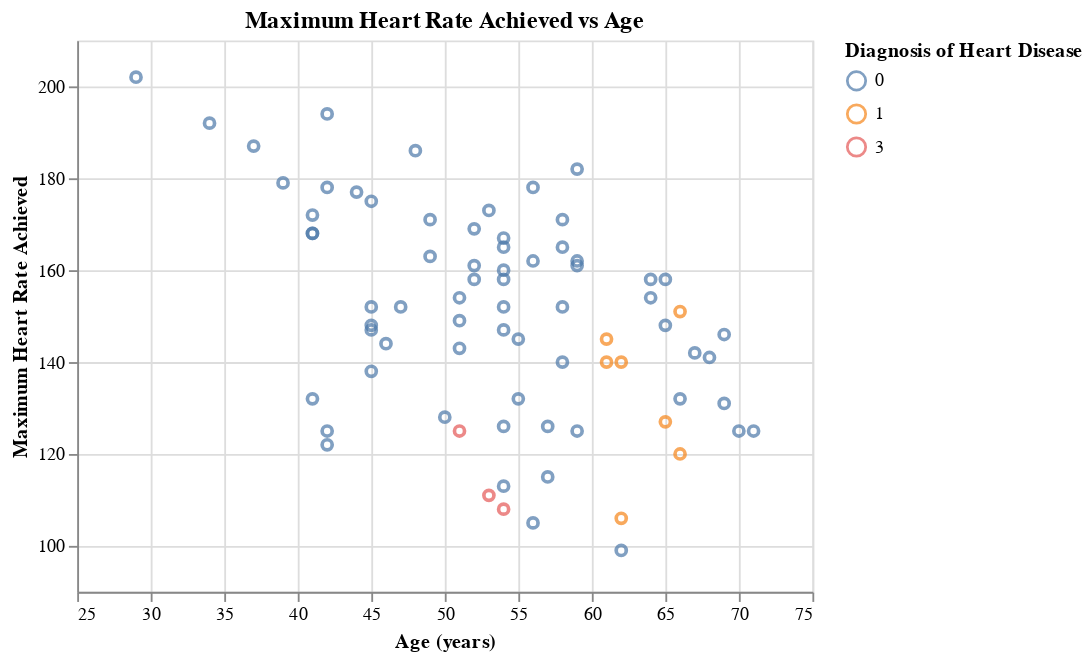

The cell this chart's notebook holds for it:
### Markdown cell above
There are no clear trends in Resting Blood Pressure and Age that can be seen through the plot above. However, if a patient falls within the range of ages 50 to 65 and have a Resting blood pressure of around 130, they should be aware that they have a higher risk of possessing heart disease.

### Code cell
plot3=alt.Chart(heart_test_predictions).mark_point().encode(
    x=alt.X("age",title = "Age (years)", scale=alt.Scale(zero=False)),
    y=alt.Y("thalach",title = "Maximum Heart Rate Achieved", scale=alt.Scale(zero=False)),
    color=alt.Color("predicted:N",title = "Diagnosis of Heart Disease")
).properties(title="Maximum Heart Rate Achieved vs Age")
plot3

### Figure 1 — Vega-Lite specification as saved in the notebook (floating-point values rounded to 4 significant figures)
{"config": {"view": {"continuousWidth": 400, "continuousHeight": 300}}, "data": {"name": "data-126e00955e0362e263d044f6f4608d0d"}, "mark": "point", "encoding": {"color": {"field": "predicted", "title": "Diagnosis of Heart Disease", "type": "nominal"}, "x": {"field": "age", "scale": {"zero": false}, "title": "Age (years)", "type": "quantitative"}, "y": {"field": "thalach", "scale": {"zero": false}, "title": "Maximum Heart Rate Achieved", "type": "quantitative"}}, "title": "Maximum Heart Rate Achieved vs Age", "$schema": "https://vega.github.io/schema/vega-lite/v4.17.0.json", "datasets": {"data-126e00955e0362e263d044f6f4608d0d": [{"age": 65, "sex": 1, "cp": 4, "trestbps": 110, "chol": 248, "fbs": 0, "restecg": 2, "thalach": 158, "exang": 0, "oldpeak": 0.6, "slope": 1, "ca": 2.0, "thal": 6.0, "num": 1, "predicted": 0}, {"age": 39, "sex": 0, "cp": 3, "trestbps": 94, "chol": 199, "fbs": 0, "restecg": 0, "thalach": 179, "exang": 0, "oldpeak": 0.0, "slope": 1, "ca": 0.0, "thal": 3.0, "num": 0, "predicted": 0}, {"age": 64, "sex": 1, "cp": 3, "trestbps": 140, "chol": 335, "fbs": 0, "restecg": 0, "thalach": 158, "exang": 0, "oldpeak": 0.0, "slope": 1, "ca": 0.0, "thal": 3.0, "num": 1, "predicted": 0}, {"age": 52, "sex": 1, "cp": 4, "trestbps": 128, "chol": 255, "fbs": 0, "restecg": 0, "thalach": 161, "exang": 1, "oldpeak": 0.0, "slope": 1, "ca": 1.0, "thal": 7.0, "num": 1, "predicted": 0}, {"age": 58, "sex": 1, "cp": 4, "trestbps": 125, "chol": 300, "fbs": 0, "restecg": 2, "thalach": 171, "exang": 0, "oldpeak": 0.0, "slope": 1, "ca": 2.0, "thal": 7.0, "num": 1, "predicted": 0}, {"age": 47, "sex": 1, "cp": 3, "trestbps": 108, "chol": 243, "fbs": 0, "restecg": 0, "thalach": 152, "exang": 0, "oldpeak": 0.0, "slope": 1, "ca": 0.0, "thal": 3.0, "num": 1, "predicted": 0}, {"age": 56, "sex": 1, "cp": 2, "trestbps": 120, "chol": 236, "fbs": 0, "restecg": 0, "thalach": 178, "exang": 0, "oldpeak": 0.8, "slope": 1, "ca": 0.0, "thal": 3.0, "num": 0, "predicted": 0}, {"age": 34, "sex": 0, "cp": 2, "trestbps": 118, "chol": 210, "fbs": 0, "restecg": 0, "thalach": 192, "exang": 0, "oldpeak": 0.7, "slope": 1, "ca": 0.0, "thal": 3.0, "num": 0, "predicted": 0}, {"age": 55, "sex": 1, "cp": 4, "trestbps": 132, "chol": 353, "fbs": 0, "restecg": 0, "thalach": 132, "exang": 1, "oldpeak": 1.2, "slope": 2, "ca": 1.0, "thal": 7.0, "num": 3, "predicted": 0}, {"age": 59, "sex": 1, "cp": 1, "trestbps": 160, "chol": 273, "fbs": 0, "restecg": 2, "thalach": 125, "exang": 0, "oldpeak": 0.0, "slope": 1, "ca": 0.0, "thal": 3.0, "num": 1, "predicted": 0}, {"age": 62, "sex": 1, "cp": 4, "trestbps": 120, "chol": 267, "fbs": 0, "restecg": 0, "thalach": 99, "exang": 1, "oldpeak": 1.8, "slope": 2, "ca": 2.0, "thal": 7.0, "num": 1, "predicted": 0}, {"age": 41, "sex": 0, "cp": 3, "trestbps": 112, "chol": 268, "fbs": 0, "restecg": 2, "thalach": 172, "exang": 1, "oldpeak": 0.0, "slope": 1, "ca": 0.0, "thal": 3.0, "num": 0, "predicted": 0}, {"age": 53, "sex": 1, "cp": 4, "trestbps": 142, "chol": 226, "fbs": 0, "restecg": 2, "thalach": 111, "exang": 1, "oldpeak": 0.0, "slope": 1, "ca": 0.0, "thal": 7.0, "num": 0, "predicted": 3}, {"age": 70, "sex": 1, "cp": 4, "trestbps": 145, "chol": 174, "fbs": 0, "restecg": 0, "thalach": 125, "exang": 1, "oldpeak": 2.6, "slope": 3, "ca": 0.0, "thal": 7.0, "num": 4, "predicted": 0}, {"age": 52, "sex": 1, "cp": 3, "trestbps": 138, "chol": 223, "fbs": 0, "restecg": 0, "thalach": 169, "exang": 0, "oldpeak": 0.0, "slope": 1, "ca": null, "thal": 3.0, "num": 0, "predicted": 0}, {"age": 58, "sex": 0, "cp": 2, "trestbps": 136, "chol": 319, "fbs": 1, "restecg": 2, "thalach": 152, "exang": 0, "oldpeak": 0.0, "slope": 1, "ca": 2.0, "thal": 3.0, "num": 3, "predicted": 0}, {"age": 41, "sex": 0, "cp": 2, "trestbps": 105, "chol": 198, "fbs": 0, "restecg": 0, "thalach": 168, "exang": 0, "oldpeak": 0.0, "slope": 1, "ca": 1.0, "thal": 3.0, "num": 0, "predicted": 0}, {"age": 67, "sex": 0, "cp": 4, "trestbps": 106, "chol": 223, "fbs": 0, "restecg": 0, "thalach": 142, "exang": 0, "oldpeak": 0.3, "slope": 1, "ca": 2.0, "thal": 3.0, "num": 0, "predicted": 0}, {"age": 52, "sex": 1, "cp": 2, "trestbps": 134, "chol": 201, "fbs": 0, "restecg": 0, "thalach": 158, "exang": 0, "oldpeak": 0.8, "slope": 1, "ca": 1.0, "thal": 3.0, "num": 0, "predicted": 0}, {"age": 51, "sex": 1, "cp": 3, "trestbps": 94, "chol": 227, "fbs": 0, "restecg": 0, "thalach": 154, "exang": 1, "oldpeak": 0.0, "slope": 1, "ca": 1.0, "thal": 7.0, "num": 0, "predicted": 0}, {"age": 29, "sex": 1, "cp": 2, "trestbps": 130, "chol": 204, "fbs": 0, "restecg": 2, "thalach": 202, "exang": 0, "oldpeak": 0.0, "slope": 1, "ca": 0.0, "thal": 3.0, "num": 0, "predicted": 0}, {"age": 61, "sex": 1, "cp": 4, "trestbps": 120, "chol": 260, "fbs": 0, "restecg": 0, "thalach": 140, "exang": 1, "oldpeak": 3.6, "slope": 2, "ca": 1.0, "thal": 7.0, "num": 2, "predicted": 1}, {"age": 54, "sex": 1, "cp": 4, "trestbps": 110, "chol": 239, "fbs": 0, "restecg": 0, "thalach": 126, "exang": 1, "oldpeak": 2.8, "slope": 2, "ca": 1.0, "thal": 7.0, "num": 3, "predicted": 0}, {"age": 59, "sex": 1, "cp": 4, "trestbps": 140, "chol": 177, "fbs": 0, "restecg": 0, "thalach": 162, "exang": 1, "oldpeak": 0.0, "slope": 1, "ca": 1.0, "thal": 7.0, "num": 2, "predicted": 0}, {"age": 54, "sex": 1, "cp": 3, "trestbps": 150, "chol": 232, "fbs": 0, "restecg": 2, "thalach": 165, "exang": 0, "oldpeak": 1.6, "slope": 1, "ca": 0.0, "thal": 7.0, "num": 0, "predicted": 0}, {"age": 51, "sex": 1, "cp": 1, "trestbps": 125, "chol": 213, "fbs": 0, "restecg": 2, "thalach": 125, "exang": 1, "oldpeak": 1.4, "slope": 1, "ca": 1.0, "thal": 3.0, "num": 0, "predicted": 3}, {"age": 64, "sex": 0, "cp": 4, "trestbps": 180, "chol": 325, "fbs": 0, "restecg": 0, "thalach": 154, "exang": 1, "oldpeak": 0.0, "slope": 1, "ca": 0.0, "thal": 3.0, "num": 0, "predicted": 0}, {"age": 69, "sex": 1, "cp": 3, "trestbps": 140, "chol": 254, "fbs": 0, "restecg": 2, "thalach": 146, "exang": 0, "oldpeak": 2.0, "slope": 2, "ca": 3.0, "thal": 7.0, "num": 2, "predicted": 0}, {"age": 54, "sex": 1, "cp": 4, "trestbps": 140, "chol": 239, "fbs": 0, "restecg": 0, "thalach": 160, "exang": 0, "oldpeak": 1.2, "slope": 1, "ca": 0.0, "thal": 3.0, "num": 0, "predicted": 0}, {"age": 55, "sex": 1, "cp": 4, "trestbps": 160, "chol": 289, "fbs": 0, "restecg": 2, "thalach": 145, "exang": 1, "oldpeak": 0.8, "slope": 2, "ca": 1.0, "thal": 7.0, "num": 4, "predicted": 0}, {"age": 48, "sex": 1, "cp": 4, "trestbps": 122, "chol": 222, "fbs": 0, "restecg": 2, "thalach": 186, "exang": 0, "oldpeak": 0.0, "slope": 1, "ca": 0.0, "thal": 3.0, "num": 0, "predicted": 0}, {"age": 42, "sex": 0, "cp": 4, "trestbps": 102, "chol": 265, "fbs": 0, "restecg": 2, "thalach": 122, "exang": 0, "oldpeak": 0.6, "slope": 2, "ca": 0.0, "thal": 3.0, "num": 0, "predicted": 0}, {"age": 66, "sex": 1, "cp": 2, "trestbps": 160, "chol": 246, "fbs": 0, "restecg": 0, "thalach": 120, "exang": 1, "oldpeak": 0.0, "slope": 2, "ca": 3.0, "thal": 6.0, "num": 2, "predicted": 1}, {"age": 66, "sex": 1, "cp": 4, "trestbps": 120, "chol": 302, "fbs": 0, "restecg": 2, "thalach": 151, "exang": 0, "oldpeak": 0.4, "slope": 2, "ca": 0.0, "thal": 3.0, "num": 0, "predicted": 1}, {"age": 57, "sex": 1, "cp": 4, "trestbps": 130, "chol": 131, "fbs": 0, "restecg": 0, "thalach": 115, "exang": 1, "oldpeak": 1.2, "slope": 2, "ca": 1.0, "thal": 7.0, "num": 3, "predicted": 0}, {"age": 71, "sex": 0, "cp": 4, "trestbps": 112, "chol": 149, "fbs": 0, "restecg": 0, "thalach": 125, "exang": 0, "oldpeak": 1.6, "slope": 2, "ca": 0.0, "thal": 3.0, "num": 0, "predicted": 0}, {"age": 53, "sex": 1, "cp": 3, "trestbps": 130, "chol": 246, "fbs": 1, "restecg": 2, "thalach": 173, "exang": 0, "oldpeak": 0.0, "slope": 1, "ca": 3.0, "thal": 3.0, "num": 0, "predicted": 0}, {"age": 44, "sex": 1, "cp": 4, "trestbps": 110, "chol": 197, "fbs": 0, "restecg": 2, "thalach": 177, "exang": 0, "oldpeak": 0.0, "slope": 1, "ca": 1.0, "thal": 3.0, "num": 1, "predicted": 0}, {"age": 59, "sex": 1, "cp": 4, "trestbps": 135, "chol": 234, "fbs": 0, "restecg": 0, "thalach": 161, "exang": 0, "oldpeak": 0.5, "slope": 2, "ca": 0.0, "thal": 7.0, "num": 0, "predicted": 0}, {"age": 61, "sex": 1, "cp": 1, "trestbps": 134, "chol": 234, "fbs": 0, "restecg": 0, "thalach": 145, "exang": 0, "oldpeak": 2.6, "slope": 2, "ca": 2.0, "thal": 3.0, "num": 2, "predicted": 1}, {"age": 62, "sex": 1, "cp": 2, "trestbps": 128, "chol": 208, "fbs": 1, "restecg": 2, "thalach": 140, "exang": 0, "oldpeak": 0.0, "slope": 1, "ca": 0.0, "thal": 3.0, "num": 0, "predicted": 1}, {"age": 37, "sex": 1, "cp": 3, "trestbps": 130, "chol": 250, "fbs": 0, "restecg": 0, "thalach": 187, "exang": 0, "oldpeak": 3.5, "slope": 3, "ca": 0.0, "thal": 3.0, "num": 0, "predicted": 0}, {"age": 54, "sex": 1, "cp": 4, "trestbps": 120, "chol": 188, "fbs": 0, "restecg": 0, "thalach": 113, "exang": 0, "oldpeak": 1.4, "slope": 2, "ca": 1.0, "thal": 7.0, "num": 2, "predicted": 0}, {"age": 42, "sex": 1, "cp": 1, "trestbps": 148, "chol": 244, "fbs": 0, "restecg": 2, "thalach": 178, "exang": 0, "oldpeak": 0.8, "slope": 1, "ca": 2.0, "thal": 3.0, "num": 0, "predicted": 0}, {"age": 54, "sex": 1, "cp": 3, "trestbps": 125, "chol": 273, "fbs": 0, "restecg": 2, "thalach": 152, "exang": 0, "oldpeak": 0.5, "slope": 3, "ca": 1.0, "thal": 3.0, "num": 0, "predicted": 0}, {"age": 49, "sex": 0, "cp": 4, "trestbps": 130, "chol": 269, "fbs": 0, "restecg": 0, "thalach": 163, "exang": 0, "oldpeak": 0.0, "slope": 1, "ca": 0.0, "thal": 3.0, "num": 0, "predicted": 0}, {"age": 45, "sex": 0, "cp": 2, "trestbps": 130, "chol": 234, "fbs": 0, "restecg": 2, "thalach": 175, "exang": 0, "oldpeak": 0.6, "slope": 2, "ca": 0.0, "thal": 3.0, "num": 0, "predicted": 0}, {"age": 45, "sex": 1, "cp": 4, "trestbps": 142, "chol": 309, "fbs": 0, "restecg": 2, "thalach": 147, "exang": 1, "oldpeak": 0.0, "slope": 2, "ca": 3.0, "thal": 7.0, "num": 3, "predicted": 0}, {"age": 66, "sex": 1, "cp": 4, "trestbps": 112, "chol": 212, "fbs": 0, "restecg": 2, "thalach": 132, "exang": 1, "oldpeak": 0.1, "slope": 1, "ca": 1.0, "thal": 3.0, "num": 2, "predicted": 0}, {"age": 42, "sex": 1, "cp": 3, "trestbps": 120, "chol": 240, "fbs": 1, "restecg": 0, "thalach": 194, "exang": 0, "oldpeak": 0.8, "slope": 3, "ca": 0.0, "thal": 7.0, "num": 0, "predicted": 0}, {"age": 45, "sex": 0, "cp": 4, "trestbps": 138, "chol": 236, "fbs": 0, "restecg": 2, "thalach": 152, "exang": 1, "oldpeak": 0.2, "slope": 2, "ca": 0.0, "thal": 3.0, "num": 0, "predicted": 0}, {"age": 68, "sex": 1, "cp": 4, "trestbps": 144, "chol": 193, "fbs": 1, "restecg": 0, "thalach": 141, "exang": 0, "oldpeak": 3.4, "slope": 2, "ca": 2.0, "thal": 7.0, "num": 2, "predicted": 0}, {"age": 69, "sex": 1, "cp": 1, "trestbps": 160, "chol": 234, "fbs": 1, "restecg": 2, "thalach": 131, "exang": 0, "oldpeak": 0.1, "slope": 2, "ca": 1.0, "thal": 3.0, "num": 0, "predicted": 0}, {"age": 54, "sex": 0, "cp": 3, "trestbps": 110, "chol": 214, "fbs": 0, "restecg": 0, "thalach": 158, "exang": 0, "oldpeak": 1.6, "slope": 2, "ca": 0.0, "thal": 3.0, "num": 0, "predicted": 0}, {"age": 41, "sex": 1, "cp": 3, "trestbps": 130, "chol": 214, "fbs": 0, "restecg": 2, "thalach": 168, "exang": 0, "oldpeak": 2.0, "slope": 2, "ca": 0.0, "thal": 3.0, "num": 0, "predicted": 0}, {"age": 58, "sex": 1, "cp": 3, "trestbps": 112, "chol": 230, "fbs": 0, "restecg": 2, "thalach": 165, "exang": 0, "oldpeak": 2.5, "slope": 2, "ca": 1.0, "thal": 7.0, "num": 4, "predicted": 0}, {"age": 58, "sex": 1, "cp": 4, "trestbps": 114, "chol": 318, "fbs": 0, "restecg": 1, "thalach": 140, "exang": 0, "oldpeak": 4.4, "slope": 3, "ca": 3.0, "thal": 6.0, "num": 4, "predicted": 0}, {"age": 65, "sex": 0, "cp": 3, "trestbps": 155, "chol": 269, "fbs": 0, "restecg": 0, "thalach": 148, "exang": 0, "oldpeak": 0.8, "slope": 1, "ca": 0.0, "thal": 3.0, "num": 0, "predicted": 0}, {"age": 50, "sex": 1, "cp": 4, "trestbps": 150, "chol": 243, "fbs": 0, "restecg": 2, "thalach": 128, "exang": 0, "oldpeak": 2.6, "slope": 2, "ca": 0.0, "thal": 7.0, "num": 4, "predicted": 0}, {"age": 54, "sex": 1, "cp": 3, "trestbps": 120, "chol": 258, "fbs": 0, "restecg": 2, "thalach": 147, "exang": 0, "oldpeak": 0.4, "slope": 2, "ca": 0.0, "thal": 7.0, "num": 0, "predicted": 0}, {"age": 54, "sex": 1, "cp": 4, "trestbps": 110, "chol": 206, "fbs": 0, "restecg": 2, "thalach": 108, "exang": 1, "oldpeak": 0.0, "slope": 2, "ca": 1.0, "thal": 3.0, "num": 3, "predicted": 3}, {"age": 49, "sex": 1, "cp": 2, "trestbps": 130, "chol": 266, "fbs": 0, "restecg": 0, "thalach": 171, "exang": 0, "oldpeak": 0.6, "slope": 1, "ca": 0.0, "thal": 3.0, "num": 0, "predicted": 0}, {"age": 54, "sex": 0, "cp": 3, "trestbps": 108, "chol": 267, "fbs": 0, "restecg": 2, "thalach": 167, "exang": 0, "oldpeak": 0.0, "slope": 1, "ca": 0.0, "thal": 3.0, "num": 0, "predicted": 0}, {"age": 59, "sex": 1, "cp": 4, "trestbps": 138, "chol": 271, "fbs": 0, "restecg": 2, "thalach": 182, "exang": 0, "oldpeak": 0.0, "slope": 1, "ca": 0.0, "thal": 3.0, "num": 0, "predicted": 0}, {"age": 45, "sex": 1, "cp": 4, "trestbps": 104, "chol": 208, "fbs": 0, "restecg": 2, "thalach": 148, "exang": 1, "oldpeak": 3.0, "slope": 2, "ca": 0.0, "thal": 3.0, "num": 0, "predicted": 0}, {"age": 62, "sex": 0, "cp": 4, "trestbps": 138, "chol": 294, "fbs": 1, "restecg": 0, "thalach": 106, "exang": 0, "oldpeak": 1.9, "slope": 2, "ca": 3.0, "thal": 3.0, "num": 2, "predicted": 1}, {"age": 56, "sex": 1, "cp": 4, "trestbps": 132, "chol": 184, "fbs": 0, "restecg": 2, "thalach": 105, "exang": 1, "oldpeak": 2.1, "slope": 2, "ca": 1.0, "thal": 6.0, "num": 1, "predicted": 0}, {"age": 42, "sex": 1, "cp": 4, "trestbps": 136, "chol": 315, "fbs": 0, "restecg": 0, "thalach": 125, "exang": 1, "oldpeak": 1.8, "slope": 2, "ca": 0.0, "thal": 6.0, "num": 2, "predicted": 0}, {"age": 65, "sex": 1, "cp": 4, "trestbps": 135, "chol": 254, "fbs": 0, "restecg": 2, "thalach": 127, "exang": 0, "oldpeak": 2.8, "slope": 2, "ca": 1.0, "thal": 7.0, "num": 2, "predicted": 1}, {"age": 46, "sex": 1, "cp": 4, "trestbps": 120, "chol": 249, "fbs": 0, "restecg": 2, "thalach": 144, "exang": 0, "oldpeak": 0.8, "slope": 1, "ca": 0.0, "thal": 7.0, "num": 1, "predicted": 0}, {"age": 57, "sex": 1, "cp": 4, "trestbps": 110, "chol": 201, "fbs": 0, "restecg": 0, "thalach": 126, "exang": 1, "oldpeak": 1.5, "slope": 2, "ca": 0.0, "thal": 6.0, "num": 0, "predicted": 0}, {"age": 51, "sex": 0, "cp": 3, "trestbps": 130, "chol": 256, "fbs": 0, "restecg": 2, "thalach": 149, "exang": 0, "oldpeak": 0.5, "slope": 1, "ca": 0.0, "thal": 3.0, "num": 0, "predicted": 0}, {"age": 56, "sex": 1, "cp": 1, "trestbps": 120, "chol": 193, "fbs": 0, "restecg": 2, "thalach": 162, "exang": 0, "oldpeak": 1.9, "slope": 2, "ca": 0.0, "thal": 7.0, "num": 0, "predicted": 0}, {"age": 45, "sex": 0, "cp": 2, "trestbps": 112, "chol": 160, "fbs": 0, "restecg": 0, "thalach": 138, "exang": 0, "oldpeak": 0.0, "slope": 2, "ca": 0.0, "thal": 3.0, "num": 0, "predicted": 0}, {"age": 41, "sex": 1, "cp": 2, "trestbps": 135, "chol": 203, "fbs": 0, "restecg": 0, "thalach": 132, "exang": 0, "oldpeak": 0.0, "slope": 2, "ca": 0.0, "thal": 6.0, "num": 0, "predicted": 0}, {"age": 51, "sex": 1, "cp": 3, "trestbps": 100, "chol": 222, "fbs": 0, "restecg": 0, "thalach": 143, "exang": 1, "oldpeak": 1.2, "slope": 2, "ca": 0.0, "thal": 3.0, "num": 0, "predicted": 0}]}}
